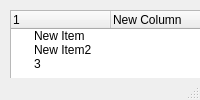
<?xml version="1.0" encoding="UTF-8"?>
<ui version="4.0">
 <class>MainWindow</class>
 <widget class="QMainWindow" name="MainWindow">
  <property name="windowTitle">
   <string>MainWindow</string>
  </property>
  <widget class="QWidget" name="centralwidget">
   <widget class="QPushButton" name="pushButton">
    <property name="geometry">
     <rect>
      <x>290</x>
      <y>280</y>
      <width>75</width>
      <height>23</height>
     </rect>
    </property>
    <property name="text">
     <string>PushButton</string>
    </property>
   </widget>
   <widget class="QPushButton" name="pushButton_2">
    <property name="geometry">
     <rect>
      <x>370</x>
      <y>280</y>
      <width>75</width>
      <height>23</height>
     </rect>
    </property>
    <property name="text">
     <string>PushButton</string>
    </property>
   </widget>
   <widget class="QRadioButton" name="radioButton">
    <property name="geometry">
     <rect>
      <x>280</x>
      <y>200</y>
      <width>82</width>
      <height>17</height>
     </rect>
    </property>
    <property name="text">
     <string>RadioButton</string>
    </property>
   </widget>
   <widget class="QToolButton" name="toolButton">
    <property name="geometry">
     <rect>
      <x>560</x>
      <y>240</y>
      <width>25</width>
      <height>19</height>
     </rect>
    </property>
    <property name="text">
     <string>...</string>
    </property>
   </widget>
   <widget class="QPushButton" name="pushButton_3">
    <property name="geometry">
     <rect>
      <x>550</x>
      <y>130</y>
      <width>75</width>
      <height>23</height>
     </rect>
    </property>
    <property name="text">
     <string>PushButton</string>
    </property>
   </widget>
   <widget class="QDialogButtonBox" name="buttonBox">
    <property name="geometry">
     <rect>
      <x>660</x>
      <y>370</y>
      <width>156</width>
      <height>23</height>
     </rect>
    </property>
    <property name="standardButtons">
     <set>QDialogButtonBox::Cancel|QDialogButtonBox::Ok</set>
    </property>
   </widget>
   <widget class="QListWidget" name="listWidget">
    <property name="geometry">
     <rect>
      <x>820</x>
      <y>80</y>
      <width>256</width>
      <height>192</height>
     </rect>
    </property>
   </widget>
   <widget class="QTreeWidget" name="treeWidget">
    <property name="geometry">
     <rect>
      <x>10</x>
      <y>10</y>
      <width>256</width>
      <height>192</height>
     </rect>
    </property>
    <column>
     <property name="text">
      <string>1</string>
     </property>
    </column>
    <column>
     <property name="text">
      <string>New Column</string>
     </property>
    </column>
    <item>
     <property name="text">
      <string>New Item</string>
     </property>
    </item>
    <item>
     <property name="text">
      <string>New Item2</string>
     </property>
    </item>
    <item>
     <property name="text">
      <string>3</string>
     </property>
    </item>
   </widget>
   <widget class="QComboBox" name="comboBox">
    <property name="geometry">
     <rect>
      <x>400</x>
      <y>390</y>
      <width>69</width>
      <height>22</height>
     </rect>
    </property>
    <item>
     <property name="text">
      <string>New Item</string>
     </property>
    </item>
    <item>
     <property name="text">
      <string>New Item2</string>
     </property>
    </item>
    <item>
     <property name="text">
      <string>New Item3</string>
     </property>
    </item>
   </widget>
   <widget class="QDial" name="dial">
    <property name="geometry">
     <rect>
      <x>1020</x>
      <y>370</y>
      <width>161</width>
      <height>121</height>
     </rect>
    </property>
   </widget>
   <widget class="QSlider" name="verticalSlider">
    <property name="geometry">
     <rect>
      <x>150</x>
      <y>310</y>
      <width>41</width>
      <height>201</height>
     </rect>
    </property>
    <property name="orientation">
     <enum>Qt::Vertical</enum>
    </property>
   </widget>
   <widget class="QProgressBar" name="progressBar">
    <property name="geometry">
     <rect>
      <x>500</x>
      <y>442</y>
      <width>341</width>
      <height>61</height>
     </rect>
    </property>
    <property name="mouseTracking">
     <bool>false</bool>
    </property>
    <property name="value">
     <number>24</number>
    </property>
   </widget>
  </widget>
  <widget class="QMenuBar" name="menubar">
   <property name="geometry">
    <rect>
     <x>0</x>
     <y>0</y>
     <width>1256</width>
     <height>21</height>
    </rect>
   </property>
  </widget>
  <widget class="QStatusBar" name="statusbar"/>
 </widget>
 <resources/>
 <connections/>
</ui>
